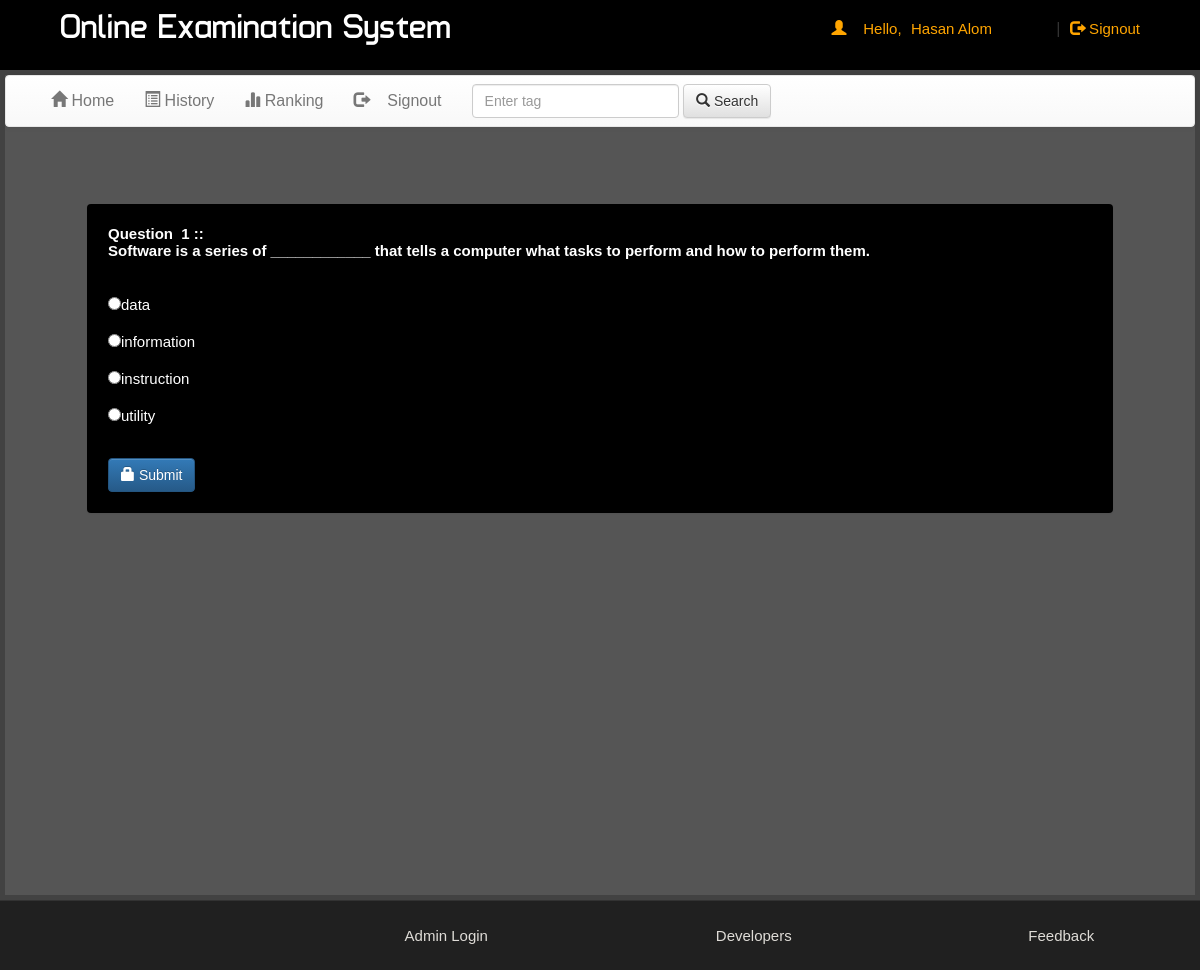
Screenshot of /account.php?q=quiz&step=2&eid=5fb2db14a46ec&n=1&t=5 (signed in) with the database file from the repository.
### tables this page shows
CREATE TABLE `questions` (
  `eid` text NOT NULL,
  `qid` text NOT NULL,
  `qns` text NOT NULL,
  `choice` int(10) NOT NULL,
  `sn` int(11) NOT NULL
);

CREATE TABLE `options` (
  `qid` varchar(50) NOT NULL,
  `option` varchar(5000) NOT NULL,
  `optionid` text NOT NULL
);

### account.php (the view, shortened to what this page needs)
<!DOCTYPE html PUBLIC "-//W3C//DTD XHTML 1.0 Transitional//EN" "http://www.w3.org/TR/xhtml1/DTD/xhtml1-transitional.dtd">
<html xmlns="http://www.w3.org/1999/xhtml">
<head>
<link  rel="stylesheet" href="css/bootstrap.min.css"/>
 <link  rel="stylesheet" href="css/bootstrap-theme.min.css"/>
 <link rel="stylesheet" href="css/main.css">
 <link  rel="stylesheet" href="css/font.css">
</head>
<body>
<div class="header">
<div class="row">
<div class="col-lg-6">
<span class="logo">Online Examination System </span></div>
<div class="col-md-4 col-md-offset-2">
 <?php
 include_once 'dbConnection.php';
  if(!(isset($_SESSION['email']))){
header("location:index.php");
}
else
{
$name = $_SESSION['name'];
echo '<span class="pull-right top title1" ><span class="log1"><span class="glyphicon glyphicon-user" aria-hidden="true"></span>&nbsp;&nbsp;&nbsp;&nbsp;Hello,</span> <a href="account.php?q=1" class="log log1">'.$name.'</a>&nbsp;|&nbsp;<a href="logout.php?q=account.php" class="log"><span class="glyphicon glyphicon-log-out" aria-hidden="true"></span>&nbsp;Signout</button></a></span>';
}?>
</div>
</div></div>
<div class="bg">
<nav class="navbar navbar-default title1">
  <div class="container-fluid">
    <div class="collapse navbar-collapse" id="bs-example-navbar-collapse-1">
      <ul class="nav navbar-nav">
        <li <?php if(@$_GET['q']==1) echo'class="active"'; ?> ><a href="account.php?q=1"><span class="glyphicon glyphicon-home" aria-hidden="true"></span>&nbsp;Home<span class="sr-only">(current)</span></a></li>
        <li <?php if(@$_GET['q']==2) echo'class="active"'; ?>><a href="account.php?q=2"><span class="glyphicon glyphicon-list-alt" aria-hidden="true"></span>&nbsp;History</a></li>
		<li <?php if(@$_GET['q']==3) echo'class="active"'; ?>><a href="account.php?q=3"><span class="glyphicon glyphicon-stats" aria-hidden="true"></span>&nbsp;Ranking</a></li>
		<li class="pull-right"> <a href="logout.php?q=account.php"><span class="glyphicon glyphicon-log-out" aria-hidden="true"></span>&nbsp;&nbsp;&nbsp;&nbsp;Signout</a></li>
		</ul>
            <form class="navbar-form navbar-left" role="search">
        <div class="form-group">
          <input type="text" class="form-control" placeholder="Enter tag ">
        </div>
        <button type="submit" class="btn btn-default"><span class="glyphicon glyphicon-search" aria-hidden="true"></span>&nbsp;Search</button>
      </form>
      </div>
  </div>
</nav>
<div class="container">
<div class="row">
<div class="col-md-12">
<?php
if(@$_GET['q']== 'quiz' && @$_GET['step']== 2) {
$eid=@$_GET['eid'];
$sn=@$_GET['n'];
$total=@$_GET['t'];
$q=mysqli_query($con,"SELECT * FROM questions WHERE eid='$eid' AND sn='$sn' " );
echo '<div class="panel" style="margin:5%">';
while($row=mysqli_fetch_array($q) )
{
$qns=$row['qns'];
$qid=$row['qid'];
echo '<b>Question &nbsp;'.$sn.'&nbsp;::<br />'.$qns.'</b><br /><br />';
}
$q=mysqli_query($con,"SELECT * FROM options WHERE qid='$qid' " );
echo '<form action="update.php?q=quiz&step=2&eid='.$eid.'&n='.$sn.'&t='.$total.'&qid='.$qid.'" method="POST"  class="form-horizontal">
<br />';
while($row=mysqli_fetch_array($q) )
{
$option=$row['option'];
$optionid=$row['optionid'];
echo'<input type="radio" name="ans" value="'.$optionid.'">'.$option.'<br /><br />';
}
echo'<br /><button type="submit" class="btn btn-primary"><span class="glyphicon glyphicon-lock" aria-hidden="true"></span>&nbsp;Submit</button></form></div>';
}
?>
</div></div></div></div>
<div class="row footer">
<div class="col-md-3 box">
</div>
<div class="col-md-3 box">
<a href="#" data-toggle="modal" data-target="#login">Admin Login</a></div>
<div class="col-md-3 box">
<a href="#" data-toggle="modal" data-target="#developers">Developers</a>
</div>
<div class="col-md-3 box">
<a href="feedback.php" target="_blank">Feedback</a></div></div>
</body>
</html>

### css/main.css (style rules this page uses)
body { overflow-x: hidden; width: 100%; font: 15px "Century Gothic", "Times Roman", sans-serif; background: rgb(85, 85, 85); min-height: 550px; background-attachment: fixed; box-sizing: border-box; }
.bg { width: 100%; border: 5px solid rgb(66, 66, 66); min-height: 830px; }
.panel { border-color: rgba(0, 0, 0, 0.63); margin: 40px; padding: 20px; font: 15px "Century Gothic", "Times Roman", sans-serif; background-color: rgb(0, 0, 0); color: white; }
.header { background: #000000; height: 70px; }
.logo { font-family: 'typo'; font-size: 35px; color: #ffffff; margin-left: 60px; }
.title1 { font: 16px "Century Gothic", "Times Roman", sans-serif; }
.footer { padding: 17px 0px; font-size: 15px; text-align: center; border-top: 1px solid; border-color: #323232; background-color: #202020; }
.footer a { padding: 5px; color: rgb(223, 220, 215); text-decoration: none; font: 15px "Century Gothic", "Times Roman", sans-serif; }
.box { padding: 9px; }
.top { margin-top: 20px; }
.log1 { font: 15px 'Ubuntu', sans-serif; color: orange; margin-left: 10px; }
.log { margin: 10px; margin-right: 60px; margin-left: 5px; color: orange; text-decoration: none; font-size: 20px; font-size: 15px; }

### rows the page displays
questions: qns "Software is a series of ____________ that tells a computer what tasks to perform and how to perform them."
options: option "data"
options: option "information"
options: option "instruction"
options: option "utility"

### other values shown
$name "Hasan Alom"
